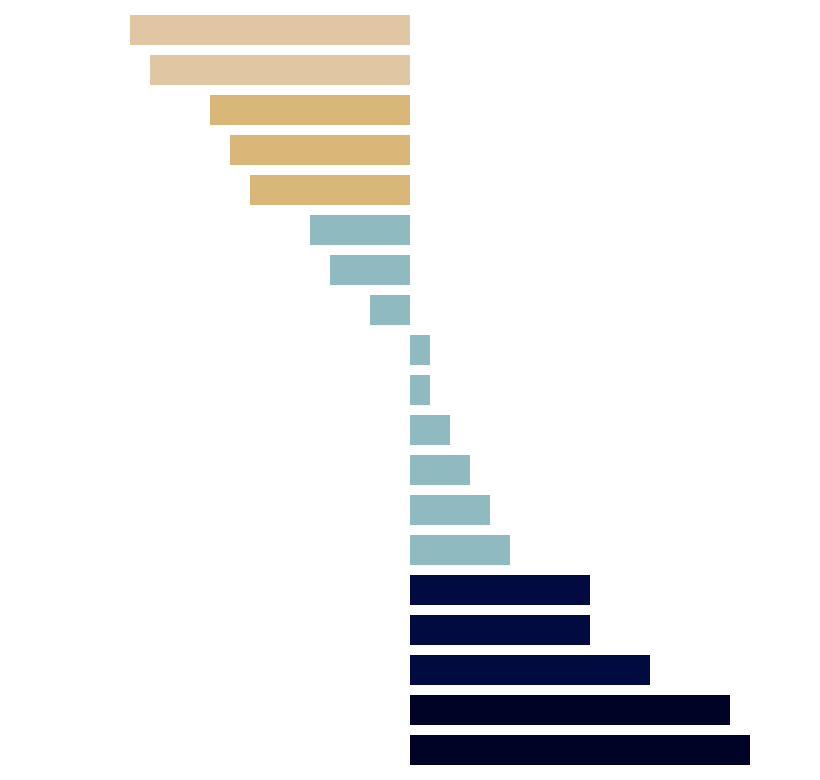

Notebook code cell kept with this figure:
### Markdown cell above
#### The Great Wave Off Kanagawa by Hokusai

### Code cell
chart_middle = alt.Chart(
    table
    ).mark_bar(color = "#8FBABF", size = 15).encode(
    x = alt.X(
        "Change", 
        scale = alt.Scale(domain = [-0.20, 0.20]), 
        axis = None,
        title = None
        ),
    y = alt.Y("Brands", sort = None, axis = None)
    )

chart_up = alt.Chart(table).mark_bar( 
        size = 15
        ).encode(
    x = alt.X(
        "Change", 
        scale = alt.Scale(domain = [-0.20, 0.20]), 
        axis = None,
        title = None
        ),
    y = alt.Y("Brands", sort = None, axis = None),
    color = alt.condition(condition_decreased, alt.value('#E0C6A3'), alt.value('#D9B779'))
).transform_filter(
    alt.FieldOneOfPredicate(field='Brands', oneOf = ["Fran's Recipe", 'Wholesome Goodness',
                                                     'Lifestyle', 'Coat protection', 'Diet Lifestyle'])
    )

chart_down = alt.Chart(table).mark_bar( 
        size = 15
        ).encode(
    x = alt.X(
        "Change", 
        scale = alt.Scale(domain = [-0.20, 0.20]), 
        axis = None,
        title = None
        ),
    y = alt.Y("Brands", sort = None, axis = None),
    color = alt.condition(condition_increased,
                          alt.value('#010326'), alt.value('#010B40'))
    ).transform_filter(
    alt.FieldOneOfPredicate(field='Brands', oneOf = ['Feline Focus', 'Feline Grain Free', 'Feline Silver',
                                                    'Nutri Balance', 'Farm Fresh Basics'])
    )

wave = (chart_middle + chart_down + chart_up)

wave.properties(width = 400).configure_view(stroke = None)

### Figure 1 — Vega-Lite specification as saved in the notebook (floating-point values rounded to 4 significant figures)
{"config": {"view": {"continuousWidth": 300, "continuousHeight": 300, "stroke": null}}, "layer": [{"mark": {"type": "bar", "color": "#8FBABF", "size": 15}, "encoding": {"x": {"axis": null, "field": "Change", "scale": {"domain": [-0.2, 0.2]}, "title": null, "type": "quantitative"}, "y": {"axis": null, "field": "Brands", "sort": null, "type": "nominal"}}}, {"mark": {"type": "bar", "size": 15}, "encoding": {"color": {"condition": {"test": "(datum.Brands == \"Farm Fresh Basics\"|datum.Brands == \"Nutri Balance\")", "value": "#010326"}, "value": "#010B40"}, "x": {"axis": null, "field": "Change", "scale": {"domain": [-0.2, 0.2]}, "title": null, "type": "quantitative"}, "y": {"axis": null, "field": "Brands", "sort": null, "type": "nominal"}}, "transform": [{"filter": {"field": "Brands", "oneOf": ["Feline Focus", "Feline Grain Free", "Feline Silver", "Nutri Balance", "Farm Fresh Basics"]}}]}, {"mark": {"type": "bar", "size": 15}, "encoding": {"color": {"condition": {"test": "(datum.Brands == \"Fran's Recipe\"|datum.Brands == \"Wholesome Goodness\")", "value": "#E0C6A3"}, "value": "#D9B779"}, "x": {"axis": null, "field": "Change", "scale": {"domain": [-0.2, 0.2]}, "title": null, "type": "quantitative"}, "y": {"axis": null, "field": "Brands", "sort": null, "type": "nominal"}}, "transform": [{"filter": {"field": "Brands", "oneOf": ["Fran's Recipe", "Wholesome Goodness", "Lifestyle", "Coat protection", "Diet Lifestyle"]}}]}], "data": {"name": "data-9ee411e192bdf834e5a77b44a346fa8f"}, "width": 400, "$schema": "https://vega.github.io/schema/vega-lite/v5.15.1.json", "datasets": {"data-9ee411e192bdf834e5a77b44a346fa8f": [{"spacing for dot plot": 0, "Brands": "Fran's Recipe", "Change": -0.14}, {"spacing for dot plot": 1, "Brands": "Wholesome Goodness", "Change": -0.13}, {"spacing for dot plot": 2, "Brands": "Lifestyle", "Change": -0.1}, {"spacing for dot plot": 3, "Brands": "Coat protection", "Change": -0.09}, {"spacing for dot plot": 4, "Brands": "Diet Lifestyle", "Change": -0.08}, {"spacing for dot plot": 5, "Brands": "Feline Basics", "Change": -0.05}, {"spacing for dot plot": 6, "Brands": "Lifestyle Plus", "Change": -0.04}, {"spacing for dot plot": 7, "Brands": "Feline Freedom", "Change": -0.02}, {"spacing for dot plot": 8, "Brands": "Feline Gold", "Change": 0.01}, {"spacing for dot plot": 9, "Brands": "Feline Platinum", "Change": 0.01}, {"spacing for dot plot": 10, "Brands": "Feline Instinct", "Change": 0.02}, {"spacing for dot plot": 11, "Brands": "Feline Pro", "Change": 0.03}, {"spacing for dot plot": 12, "Brands": "Farm Fresh Tasties", "Change": 0.04}, {"spacing for dot plot": 13, "Brands": "Feline Royal", "Change": 0.05}, {"spacing for dot plot": 14, "Brands": "Feline Focus", "Change": 0.09}, {"spacing for dot plot": 15, "Brands": "Feline Grain Free", "Change": 0.09}, {"spacing for dot plot": 16, "Brands": "Feline Silver", "Change": 0.12}, {"spacing for dot plot": 17, "Brands": "Nutri Balance", "Change": 0.16}, {"spacing for dot plot": 18, "Brands": "Farm Fresh Basics", "Change": 0.17}]}}
